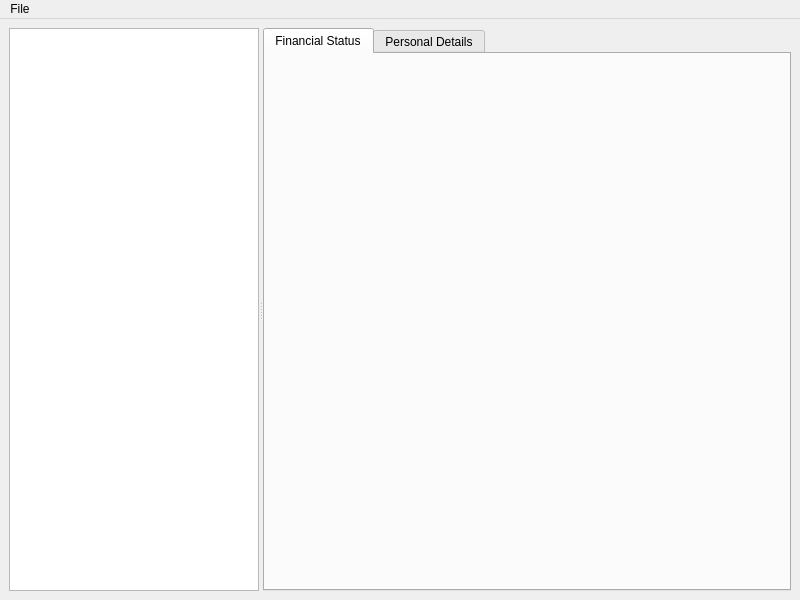
<?xml version="1.0" encoding="UTF-8"?>
<ui version="4.0">
 <class>Members</class>
 <widget class="QMainWindow" name="Members">
  <property name="geometry">
   <rect>
    <x>0</x>
    <y>0</y>
    <width>800</width>
    <height>600</height>
   </rect>
  </property>
  <property name="windowTitle">
   <string>MainWindow</string>
  </property>
  <widget class="QWidget" name="centralwidget">
   <layout class="QVBoxLayout" name="verticalLayout">
    <item>
     <widget class="QSplitter" name="splitter">
      <property name="orientation">
       <enum>Qt::Horizontal</enum>
      </property>
      <widget class="CustomQueryView" name="lstMembers">
       <property name="maximumSize">
        <size>
         <width>250</width>
         <height>16777215</height>
        </size>
       </property>
      </widget>
      <widget class="QTabWidget" name="tabWidget">
       <property name="currentIndex">
        <number>0</number>
       </property>
       <widget class="QWidget" name="tab">
        <attribute name="title">
         <string>Financial Status</string>
        </attribute>
       </widget>
       <widget class="QWidget" name="tab_2">
        <attribute name="title">
         <string>Personal Details</string>
        </attribute>
       </widget>
      </widget>
     </widget>
    </item>
   </layout>
  </widget>
  <widget class="QMenuBar" name="menubar">
   <property name="geometry">
    <rect>
     <x>0</x>
     <y>0</y>
     <width>800</width>
     <height>21</height>
    </rect>
   </property>
   <widget class="QMenu" name="menuFile">
    <property name="title">
     <string>File</string>
    </property>
    <addaction name="actionNew_Member"/>
    <addaction name="actionFind_Member"/>
    <addaction name="separator"/>
    <addaction name="actionPrint_Statement"/>
   </widget>
   <addaction name="menuFile"/>
  </widget>
  <action name="actionNew_Member">
   <property name="text">
    <string>New Member</string>
   </property>
   <property name="shortcut">
    <string>Ctrl+N</string>
   </property>
  </action>
  <action name="actionFind_Member">
   <property name="text">
    <string>Find Member</string>
   </property>
   <property name="shortcut">
    <string>Ctrl+F</string>
   </property>
  </action>
  <action name="actionPrint_Statement">
   <property name="text">
    <string>Print Statement</string>
   </property>
   <property name="shortcut">
    <string>Ctrl+P</string>
   </property>
  </action>
 </widget>
 <customwidgets>
  <customwidget>
   <class>CustomQueryView</class>
   <extends>QTreeView</extends>
   <header>customqueryview.h</header>
  </customwidget>
 </customwidgets>
 <resources/>
 <connections/>
</ui>
